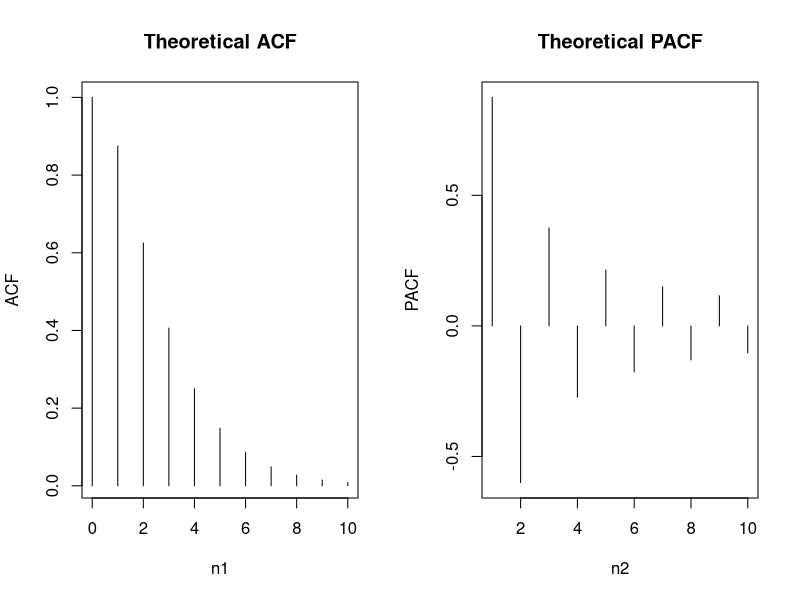

Recreate this plot in R.
## Check stationary condition

# Suppose this model: 
# X_t = 2.7607X_{t-1} - 3.8106X_{t-2} + 2.6535X_{t-3} - .9238X_{t-4} + Z_t

ch <- polyroot(c(1, -2.7607, 3.8106, -2.6535, .9238))
Mod(ch) # All of them are bigger than one! Being at the outside of unit root! Stationary!



## Inverting ARMA(p,q) to MA(infty)

# For example,  (1-B+.25B^2)X_t = Z_t + Z_{t-1}  : 
ARMAtoMA(ar=c(1.0, -0.25), ma=c(1), lag.max=10)


## Calculating theoretical ACF/PACF for ARMA(p,q)
ACF <- ARMAacf(ar=c(1.0, -0.25), ma=c(1), lag.max=10)
PACF <- ARMAacf(ar=c(1.0, -0.25), ma=c(1), lag.max=10, pacf=T)

n1 <- 0:10
n2 <- 1:10

par(mfrow=c(1,2))
plot(n1, ACF, type='h')
title('Theoretical ACF')

plot(n2, PACF, type='h')
title('Theoretical PACF')
